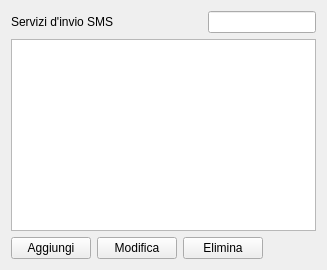
          <widget class="QWidget" name="tab_3">
           <attribute name="icon">
            <iconset>
             <normaloff>:/resource/jacksms_icona_servizi_24x24-1.png</normaloff>:/resource/jacksms_icona_servizi_24x24-1.png</iconset>
           </attribute>
           <attribute name="title">
            <string>Servizi</string>
           </attribute>
           <layout class="QHBoxLayout" name="horizontalLayout_4">
            <item>
             <layout class="QVBoxLayout" name="verticalLayout_5">
              <item>
               <layout class="QHBoxLayout" name="horizontalLayout_11">
                <item>
                 <widget class="QLabel" name="label_15">
                  <property name="text">
                   <string>Servizi d'invio SMS</string>
                  </property>
                 </widget>
                </item>
                <item>
                 <spacer name="horizontalSpacer_5">
                  <property name="orientation">
                   <enum>Qt::Horizontal</enum>
                  </property>
                  <property name="sizeHint" stdset="0">
                   <size>
                    <width>40</width>
                    <height>20</height>
                   </size>
                  </property>
                 </spacer>
                </item>
                <item>
                 <widget class="QLabel" name="label_12">
                  <property name="text">
                   <string/>
                  </property>
                  <property name="pixmap">
                   <pixmap>:/resource/findd.png</pixmap>
                  </property>
                 </widget>
                </item>
                <item>
                 <widget class="QLineEdit" name="TextRapidServizi">
                  <property name="sizePolicy">
                   <sizepolicy hsizetype="Fixed" vsizetype="Fixed">
                    <horstretch>0</horstretch>
                    <verstretch>0</verstretch>
                   </sizepolicy>
                  </property>
                 </widget>
                </item>
               </layout>
              </item>
              <item>
               <widget class="QListWidget" name="listServiziConfigurati">
                <property name="iconSize">
                 <size>
                  <width>16</width>
                  <height>16</height>
                 </size>
                </property>
               </widget>
              </item>
              <item>
               <layout class="QHBoxLayout" name="horizontalLayout_6">
                <item>
                 <widget class="QPushButton" name="AggiungiServizioButton">
                  <property name="sizePolicy">
                   <sizepolicy hsizetype="Fixed" vsizetype="Fixed">
                    <horstretch>0</horstretch>
                    <verstretch>0</verstretch>
                   </sizepolicy>
                  </property>
                  <property name="text">
                   <string>Aggiungi</string>
                  </property>
                  <property name="icon">
                   <iconset>
                    <normaloff>:/resource/aggiungi.png</normaloff>:/resource/aggiungi.png</iconset>
                  </property>
                  <property name="iconSize">
                   <size>
                    <width>16</width>
                    <height>16</height>
                   </size>
                  </property>
                 </widget>
                </item>
                <item>
                 <widget class="QPushButton" name="ModificaServizioButton">
                  <property name="enabled">
                   <bool>true</bool>
                  </property>
                  <property name="sizePolicy">
                   <sizepolicy hsizetype="Fixed" vsizetype="Fixed">
                    <horstretch>0</horstretch>
                    <verstretch>0</verstretch>
                   </sizepolicy>
                  </property>
                  <property name="text">
                   <string>Modifica</string>
                  </property>
                  <property name="icon">
                   <iconset>
                    <normaloff>:/resource/edit.png</normaloff>:/resource/edit.png</iconset>
                  </property>
                  <property name="iconSize">
                   <size>
                    <width>16</width>
                    <height>16</height>
                   </size>
                  </property>
                 </widget>
                </item>
                <item>
                 <widget class="QPushButton" name="EliminaServizioButton">
                  <property name="sizePolicy">
                   <sizepolicy hsizetype="Fixed" vsizetype="Fixed">
                    <horstretch>0</horstretch>
                    <verstretch>0</verstretch>
                   </sizepolicy>
                  </property>
                  <property name="text">
                   <string>Elimina</string>
                  </property>
                  <property name="icon">
                   <iconset>
                    <normaloff>:/resource/rimuovi.png</normaloff>:/resource/rimuovi.png</iconset>
                  </property>
                  <property name="iconSize">
                   <size>
                    <width>16</width>
                    <height>16</height>
                   </size>
                  </property>
                 </widget>
                </item>
                <item>
                 <widget class="QLabel" name="labelSpinDelAccount">
                  <property name="sizePolicy">
                   <sizepolicy hsizetype="Expanding" vsizetype="Preferred">
                    <horstretch>0</horstretch>
                    <verstretch>0</verstretch>
                   </sizepolicy>
                  </property>
                  <property name="minimumSize">
                   <size>
                    <width>0</width>
                    <height>0</height>
                   </size>
                  </property>
                  <property name="maximumSize">
                   <size>
                    <width>16</width>
                    <height>16</height>
                   </size>
                  </property>
                  <property name="text">
                   <string/>
                  </property>
                 </widget>
                </item>
                <item>
                 <spacer name="horizontalSpacer_3">
                  <property name="orientation">
                   <enum>Qt::Horizontal</enum>
                  </property>
                  <property name="sizeHint" stdset="0">
                   <size>
                    <width>40</width>
                    <height>20</height>
                   </size>
                  </property>
                 </spacer>
                </item>
               </layout>
              </item>
             </layout>
            </item>
           </layout>
          </widget>
